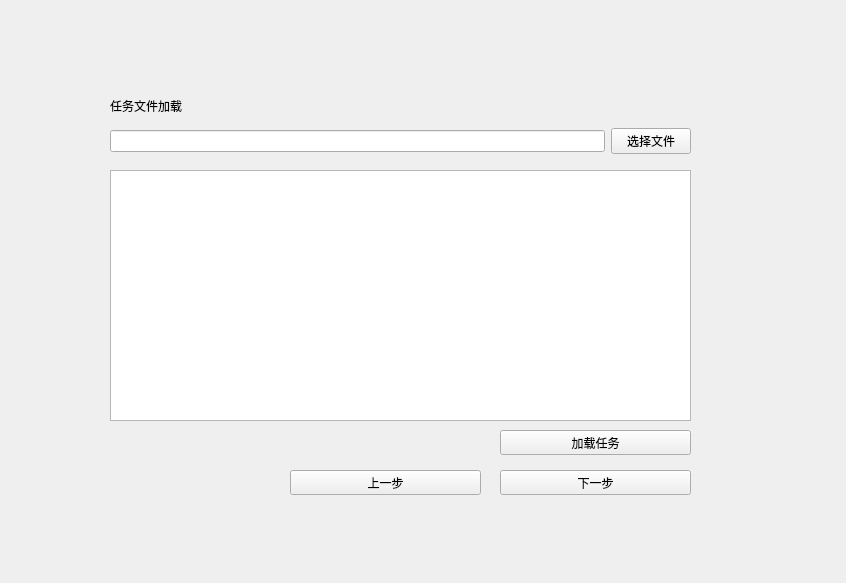
<?xml version="1.0" encoding="UTF-8"?>
<ui version="4.0">
 <class>TaskFileSelect</class>
 <widget class="QWidget" name="TaskFileSelect">
  <property name="geometry">
   <rect>
    <x>0</x>
    <y>0</y>
    <width>846</width>
    <height>583</height>
   </rect>
  </property>
  <property name="windowTitle">
   <string>Form</string>
  </property>
  <widget class="QWidget" name="layoutWidget">
   <property name="geometry">
    <rect>
     <x>110</x>
     <y>90</y>
     <width>581</width>
     <height>64</height>
    </rect>
   </property>
   <layout class="QVBoxLayout" name="verticalLayout_2">
    <item>
     <widget class="QLabel" name="label_3">
      <property name="text">
       <string>任务文件加载</string>
      </property>
     </widget>
    </item>
    <item>
     <layout class="QHBoxLayout" name="horizontalLayout_3">
      <item>
       <widget class="QLineEdit" name="TasklineEdit"/>
      </item>
      <item>
       <widget class="QPushButton" name="TaskFileButton">
        <property name="text">
         <string>选择文件</string>
        </property>
       </widget>
      </item>
     </layout>
    </item>
   </layout>
  </widget>
  <widget class="QTextEdit" name="TaskShowEdit">
   <property name="geometry">
    <rect>
     <x>110</x>
     <y>170</y>
     <width>581</width>
     <height>251</height>
    </rect>
   </property>
  </widget>
  <widget class="QPushButton" name="LoadTaskButton">
   <property name="geometry">
    <rect>
     <x>500</x>
     <y>430</y>
     <width>191</width>
     <height>25</height>
    </rect>
   </property>
   <property name="text">
    <string>加载任务</string>
   </property>
  </widget>
  <widget class="QPushButton" name="SecondNextButton">
   <property name="geometry">
    <rect>
     <x>500</x>
     <y>470</y>
     <width>191</width>
     <height>25</height>
    </rect>
   </property>
   <property name="text">
    <string>下一步</string>
   </property>
  </widget>
  <widget class="QPushButton" name="SecondLastButton">
   <property name="geometry">
    <rect>
     <x>290</x>
     <y>470</y>
     <width>191</width>
     <height>25</height>
    </rect>
   </property>
   <property name="text">
    <string>上一步</string>
   </property>
  </widget>
 </widget>
 <resources/>
 <connections/>
</ui>
